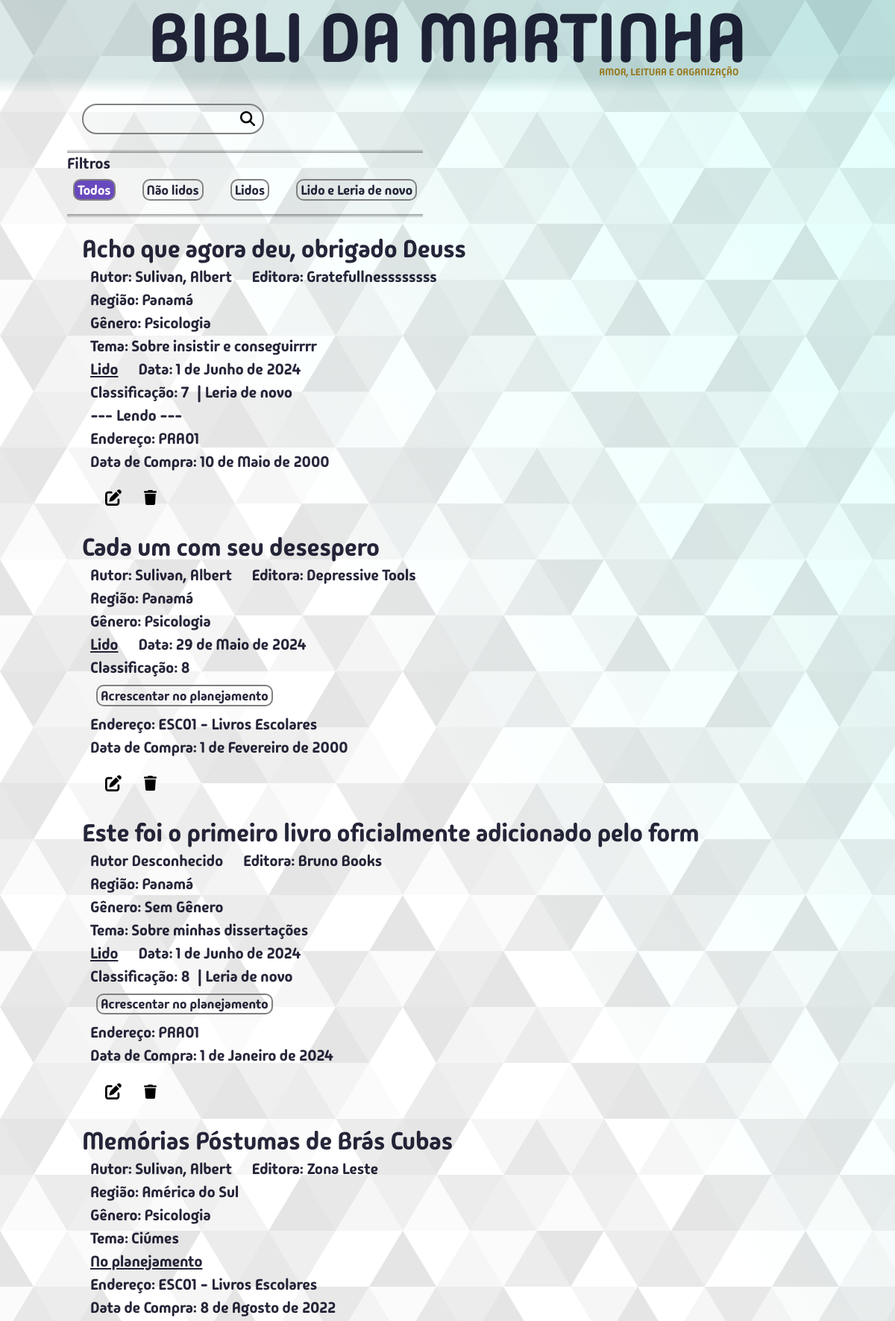
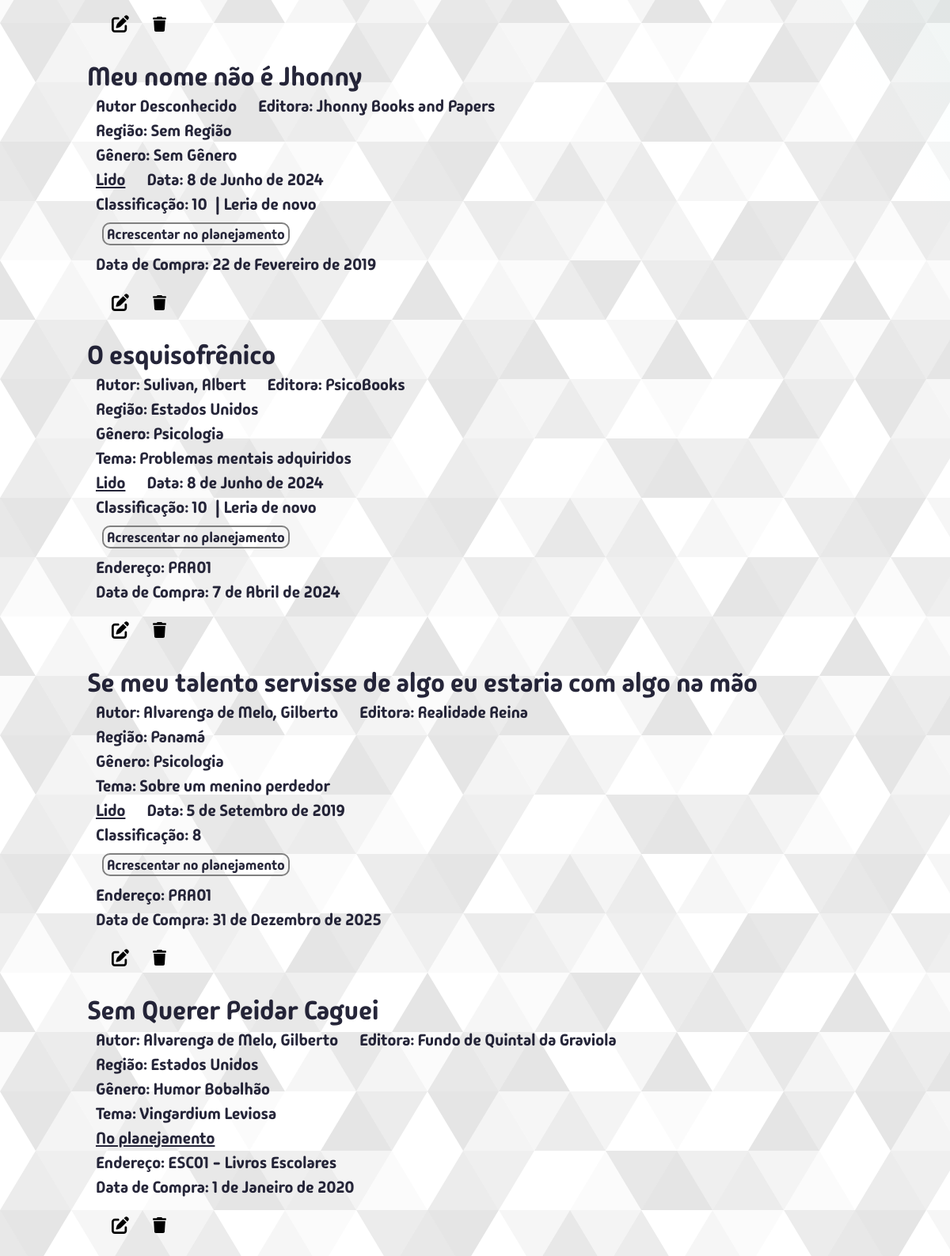
Screenshot of /meuslivros/todos/ (upper part) with the database file from the repository (2 pictures, top to bottom).
### bibm/models.py (models this page shows, shortened)
class Livro(models.Model):
    titulo = models.CharField(max_length=300, unique=True)
    editora = models.CharField(max_length=300, blank=True, null=True)
    autor = models.ForeignKey(Autor, on_delete=models.SET_DEFAULT, default=1)
    genero = models.ForeignKey(Genero, on_delete=models.SET_DEFAULT, default=1)
    tema = models.CharField(max_length=600, blank=True, null=True)
    lendo = models.BooleanField(default=False)
    lido = models.BooleanField(default=False)
    data_leitura = models.DateField(blank=True, null=True)
    leria_de_novo = models.BooleanField(default=False)
    notas = [(1,"1"),(2,"2"),(3,"3"),(4,"4"),(5,"5"),(6,"6"),(7,"7"),(8,"8"),(9,"9"),(10,"10")]
    classificacao = models.IntegerField(choices=notas, blank=True, null=True)
    endereco = models.ForeignKey(Endereco, on_delete=models.SET_NULL, blank=True, null=True)
    data_compra = models.DateField(null=True)
    regiao = models.ForeignKey(Regiao, on_delete=models.SET_DEFAULT, default=2)
    comentario = models.TextField(blank=True, null=True)
    planejamento = models.PositiveIntegerField(unique=True, blank=True, null=True)

class Autor(models.Model):
    prim_nome = models.CharField(max_length=65)
    ult_nome = models.CharField(max_length=65)
    nacionalidade = models.CharField(max_length=65, blank=True, null=True, default="")
    regiao = models.ForeignKey(Regiao, on_delete=models.SET_DEFAULT, default=2)
    comentario = models.TextField(blank=True, null=True)
    class Meta:
        verbose_name_plural = "autores"

class Regiao(models.Model):
    regiao = models.CharField(max_length=65, unique=True)
    comentario = models.TextField(blank=True, null=True)
    class Meta:
        verbose_name_plural = "regiões"
    def __str__(self):
        return str(self.regiao)

class Genero(models.Model):
    genero = models.CharField(max_length=65, unique=True)
    comentario = models.TextField(blank=True, null=True)
    class Meta:
        verbose_name = "gênero"

class Endereco(models.Model):
    codigo = models.CharField(max_length=5, validators=[validacao_endereco])
    descricao = models.CharField(max_length=300, blank=True, null=True)
    comentario = models.TextField(blank=True, null=True)
    class Meta:
        verbose_name = "Endereço"
    def __str__(self):
        if self.descricao is not None:
            return str(self.codigo) + " - " + str(self.descricao)
        else:
            return str(self.codigo)

### bibm/views.py (the view, shortened to what this page needs)
# urls.py: path("meuslivros/<filtro>/", views.meus_livros, name="meus_livros"),
def meus_livros(request, filtro):
    termo_busca = request.GET.get("q", "").strip()
    classe_btn = "btn-azul"
    filtros = {
        "todos": "Todos",
        "naolidos": "Não lidos",
        "lidos": "Lidos",
        "lidoeleriadenovo": "Lido e Leria de novo"
    }
    if termo_busca == "":
        if filtro == "todos":
            meus_livros = Livro.objects.all().order_by("titulo")
        if filtro == "naolidos":
            meus_livros = Livro.objects.filter(lido=False)
        elif filtro == "lidos":
            meus_livros = Livro.objects.filter(lido=True)
        elif filtro == "lidoeleriadenovo":
            meus_livros = Livro.objects.filter(lido=True, leria_de_novo=True)
    context = {
        "meus_livros": meus_livros,
        "caller": "meus_livros",
        "filtro": filtro,
        "filtros": filtros,
        "classe_btn": classe_btn,
    }
    return render(request, "bibm/pages/meusLivros.html", context)

### bibm/templates/bibm/pages/meusLivros.html
{% extends 'bibm/estru.html' %}
{% load static %}
{% block content %}
  <div class="container-search-box">
    <form action="{% url 'bibm:meus_livros' 'todos' %}" class="search-form caixa-de-pesquisa">
      <input type="search" class="search-input" name="q" value="{{ search_term }}" />
      <button type="submit" class="search-button lupa"><img src="{% static 'bibm/img/magnifying-glass-solid.svg' %}" alt="Lupa" /></button>
    </form>
  </div>
  {% include "bibm/partials/botoesFiltro.html" %}
  <div class="meus-livros-box">
    {% for livro in meus_livros %}
      {% include "bibm/partials/livroDetalheForm.html" %}
    {% empty %}
      Você ainda não possui nenhum livro
    {% endfor %}
  </div>
{% endblock %}

### bibm/templates/bibm/partials/livroDetalheForm.html (shortened to what this page needs)
{% load static %}
<div class="livro-box">
  <span class="meus-livros-titulo">{{ livro.titulo }}</span>
  <div class="meus-livros-abaixo-titulo-box">
    <div class="autor-editora linha-livro-info">
      {% if livro.autor.prim_nome == 'Autor Desconhecido' %}
        <span class="meus-livros-autor">Autor Desconhecido</span>
      {% else %}
        <span class="meus-livros-autor">Autor: {{ livro.autor.ult_nome }}, {{ livro.autor.prim_nome }}</span>
      {% endif %}
      <span class="meus-livros-editora">Editora: {{ livro.editora }}</span>
    </div>
    <span class="linha-livro-info">Região: {{livro.regiao}}</span>
    <span class="meus-livros-genero linha-livro-info">Gênero: {{ livro.genero.genero }}</span>
    {% if livro.tema %}
      <span class="meus-livros-tema linha-livro-info">Tema: {{ livro.tema }}</span>
    {% endif %}
    {% if livro.lido %}
      <div class="livro-lido-linha linha-livro-info">
        <span class="meus-livros-lido"><u>Lido</u></span>
        <span class="meus-livros-data-leitura">Data: {{ livro.data_leitura }}</span>
      </div>
      <div class="flex-flow-row linha-livro-info">
        {% if livro.classificacao %}
        <div class="livro-classificacao">
          Classificação: {{ livro.classificacao }}
        </div>
        {% endif %}
        {% if livro.leria_de_novo %}
          <span class="meus-livros-leria-de-novo">| Leria de novo</span>
        {% endif %}
      </div>
    {% endif %}
    {% if livro.planejamento is None and not livro.lendo %}
    <div>
      {% if caller == "meus_livros" %}
        <form action="{% url 'bibm:acrescentar_no_planejamento_meus_livros' %}" method="post">
      {% else %}
        <form action="{% url 'bibm:acrescentar_no_planejamento'%}" method="post">
      {% endif %}
        <button type="submit" class="btn-medio {{classe_btn}}">Acrescentar no planejamento</button>
      </form>
    </div>
    {% elif livro.planejamento is not None and not livro.lendo %}
    <span class="ja-no-planejamento linha-livro-info">
      <u>No planejamento</u>
    </span>
    {% else %}
    <span class="ja-no-planejamento linha-livro-info">
      --- Lendo ---
    </span>
    {% endif %}
    {% if livro.endereco %}
      <span class="linha-livro-info">Endereço: {{livro.endereco}}</span>
    {% endif %}
    <span  class="linha-livro-info">Data de Compra: {{livro.data_compra}}</span>
    <div class="flex-flow-row espaco-top-2rem">
      <a class="btn-editar" method="GET" href="{% url 'bibm:editar_um_livro' livro.id %}">
        <img
          src="{% static 'bibm/img/pen-to-square-solid.svg' %}"
          alt="Editar este livro"
          title="Editar este livro"
        >
      </a>
      <form method="POST" href="{% url 'bibm:deletar_um_livro' %}"
        onclick="return confirm('Você confirma a exclusão deste livro?')">
        <img
          src="{% static 'bibm/img/trash-solid.svg' %}"
          alt="Deletar este livro"
          title="Deletar este livro"
          class="btn-excluir"
        >
      </form>
    </div>
  </div>
</div>

### bibm/static/bibm/css/livroDetalheForm.css (style rules this page uses)
.livro-box { position: relative; display: flex; flex-direction: column; margin-bottom: 3rem; }
.meus-livros-titulo { font-size: calc(1.5rem + 1.5vw); }
.meus-livros-abaixo-titulo-box { margin-left: calc(.5rem + .5vw); display: flex; flex-direction: column; }
.autor-editora { display: inline-flex; }
.linha-livro-info { padding: 0.2rem 0; }
.meus-livros-autor { margin-right: calc(1.5rem + 1vw); }
.livro-lido-linha { display: inline-flex; }
.meus-livros-lido { margin-right: calc(1.5rem + 1vw); }

### bibm/static/bibm/css/botoes.css (style rules this page uses)
.btn-medio { position: relative; place-self: center; border: .2rem solid var(--cor-da-borda); width: fit-content; height: fit-content; border-radius: 1rem; font-family: inherit; font-size: calc(.8rem + .8vw); transition: all 300ms ease-in-out; padding: .09rem .4rem; margin: 0.8rem; }

### bibm/static/bibm/css/estilos.css (style rules this page uses)
:root { --vermelho: 21; --verde: 95; --azul: 95; --cor-do-titulo: rgba(var(--vermelho), var(--verde), var(--azul), 0.15); --cod-do-titulo-bottom: rgba(var(--vermelho), var(--verde), var(--azul), 0); --azul-livro-atual: #4a9e9771; --verde-livro-atual: #07691c71; --vermelho-livro-atual: #b1432771; --cor-da-borda: gray; --recuo-padrao: calc(80vw + 2rem); --color-primary: #269fe6; --color-white: #fff; --color-escrita-padrao: rgba(0, 0, 24, 0.85); }
* { margin: 0; padding: 0; }
html { font-size: 62.5%; }
body { font-size: calc(1.2rem + 0.7vw); overflow: hidden auto; }
button { position: inherit; border: none; font-family: inherit; background: none; color: inherit; }
a { text-decoration: none; color: inherit; }
.espaco-top-2rem { margin-top: 2rem; }
.flex-flow-row { display: flex; flex-flow: row; gap: 1rem; }
.btn-editar { position: relative; margin-left: 2rem; width: 2.2rem; top: .2rem; cursor: pointer; }
.btn-excluir { position: relative; width: 1.7rem; margin-left: 2rem; top: .2rem; cursor: pointer; }
.meus-livros-box { width: var(--recuo-padrao); margin: 0 auto; position: relative; display: flex; flex-flow: column; }
.meus-livros-abaixo-titulo-box { margin-left: calc(.5rem + .5vw); display: flex; flex-direction: column; }
.container-search-box { margin: 0 auto; margin-bottom: 2rem; width: var(--recuo-padrao); }
.search-form { border: 2px solid var(--cor-da-borda); min-width: 19.5rem; width: 20vw; border-radius: 20px; position: relative; transition: all 300ms ease-in-out; }
.search-input, .search-button { border: none; background: none; outline: none; padding: 1rem; transition: all 300ms ease-in-out; font-family: inherit; }
.search-button img { width: 2rem; }
.search-button { position: absolute; top: -.2rem; right: 0; }
.search-input { width: 100%; padding-right: 3rem; }

### rows the page displays
Livro: titulo "Acho que agora deu, obrigado Deuss", autor.ult_nome "Sulivan", autor.prim_nome "Albert", editora "Gratefullnessssssss", regiao "Panamá", genero.genero "Psicologia", tema "Sobre insistir e conseguirrrr", data_leitura "1 de Junho de 2024", classificacao "7", leria_de_novo "| Leria de novo", lendo "--- Lendo ---", endereco "PRA01", data_compra "10 de Maio de 2000"
Livro: titulo "Cada um com seu desespero", autor.ult_nome "Sulivan", autor.prim_nome "Albert", editora "Depressive Tools", regiao "Panamá", genero.genero "Psicologia", data_leitura "29 de Maio de 2024", classificacao "8", endereco "ESC01 - Livros Escolares", data_compra "1 de Fevereiro de 2000"
Livro: titulo "Este foi o primeiro livro oficialmente adicionado pelo form", shows "Autor Desconhecido", editora "Bruno Books", regiao "Panamá", genero.genero "Sem Gênero", tema "Sobre minhas dissertações", data_leitura "1 de Junho de 2024", classificacao "8", leria_de_novo "| Leria de novo", endereco "PRA01", data_compra "1 de Janeiro de 2024"
Livro: titulo "Memórias Póstumas de Brás Cubas", autor.ult_nome "Sulivan", autor.prim_nome "Albert", editora "Zona Leste", regiao "América do Sul", genero.genero "Psicologia", tema "Ciúmes", planejamento "No planejamento", endereco "ESC01 - Livros Escolares", data_compra "8 de Agosto de 2022"
Livro: titulo "Meu nome não é Jhonny", shows "Autor Desconhecido", editora "Jhonny Books and Papers", regiao "Sem Região", genero.genero "Sem Gênero", data_leitura "8 de Junho de 2024", classificacao "10", leria_de_novo "| Leria de novo", data_compra "22 de Fevereiro de 2019"
Livro: titulo "O esquisofrênico", autor.ult_nome "Sulivan", autor.prim_nome "Albert", editora "PsicoBooks", regiao "Estados Unidos", genero.genero "Psicologia", tema "Problemas mentais adquiridos", data_leitura "8 de Junho de 2024", classificacao "10", leria_de_novo "| Leria de novo", endereco "PRA01", data_compra "7 de Abril de 2024"
Livro: titulo "Se meu talento servisse de algo eu estaria com algo na mão", autor.ult_nome "Alvarenga de Melo", autor.prim_nome "Gilberto", editora "Realidade Reina", regiao "Panamá", genero.genero "Psicologia", tema "Sobre um menino perdedor", data_leitura "5 de Setembro de 2019", classificacao "8", endereco "PRA01", data_compra "31 de Dezembro de 2025"
Livro: titulo "Sem Querer Peidar Caguei", autor.ult_nome "Alvarenga de Melo", autor.prim_nome "Gilberto", editora "Fundo de Quintal da Graviola", regiao "Estados Unidos", genero.genero "Humor Bobalhão", tema "Vingardium Leviosa", planejamento "No planejamento", endereco "ESC01 - Livros Escolares", data_compra "1 de Janeiro de 2020"

### other values shown
{{ fil_valor }} "Todos"
{{ fil_valor }} "Não lidos" "Lidos" "Lido e Leria de novo"
